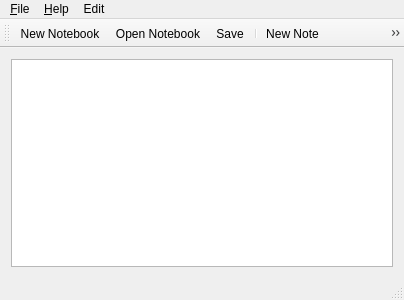
<?xml version="1.0" encoding="UTF-8"?>
<ui version="4.0">
 <class>MainWindow</class>
 <widget class="QMainWindow" name="MainWindow">
  <property name="geometry">
   <rect>
    <x>0</x>
    <y>0</y>
    <width>400</width>
    <height>300</height>
   </rect>
  </property>
  <property name="windowTitle">
   <string>Toynote</string>
  </property>
  <widget class="QWidget" name="centralWidget">
   <layout class="QGridLayout" name="gridLayout">
    <item row="0" column="0">
     <widget class="QTableView" name="notesView">
      <property name="minimumSize">
       <size>
        <width>382</width>
        <height>0</height>
       </size>
      </property>
      <property name="selectionBehavior">
       <enum>QAbstractItemView::SelectRows</enum>
      </property>
     </widget>
    </item>
   </layout>
  </widget>
  <widget class="QMenuBar" name="menuBar">
   <property name="geometry">
    <rect>
     <x>0</x>
     <y>0</y>
     <width>400</width>
     <height>21</height>
    </rect>
   </property>
   <widget class="QMenu" name="menuFile">
    <property name="title">
     <string>&amp;File</string>
    </property>
    <addaction name="actionNew_Notebook"/>
    <addaction name="actionOpen_Notebook"/>
    <addaction name="actionSave"/>
    <addaction name="actionSave_As"/>
    <addaction name="action_Save_As_Text"/>
    <addaction name="actionCloseNotebook"/>
    <addaction name="action_Exit"/>
   </widget>
   <widget class="QMenu" name="menuHelp">
    <property name="title">
     <string>&amp;Help</string>
    </property>
    <addaction name="actionAbout"/>
    <addaction name="actionVisit_eCourses"/>
    <addaction name="action_Lottery"/>
   </widget>
   <widget class="QMenu" name="menuEdit">
    <property name="title">
     <string>Edit</string>
    </property>
   </widget>
   <addaction name="menuFile"/>
   <addaction name="menuHelp"/>
   <addaction name="menuEdit"/>
  </widget>
  <widget class="QToolBar" name="mainToolBar">
   <attribute name="toolBarArea">
    <enum>TopToolBarArea</enum>
   </attribute>
   <attribute name="toolBarBreak">
    <bool>false</bool>
   </attribute>
   <addaction name="actionNew_Notebook"/>
   <addaction name="actionOpen_Notebook"/>
   <addaction name="actionSave"/>
   <addaction name="separator"/>
   <addaction name="actionNew_Note"/>
   <addaction name="actionDelete_Notes"/>
  </widget>
  <widget class="QStatusBar" name="statusBar"/>
  <action name="actionNew_Notebook">
   <property name="icon">
    <iconset resource="resources.qrc">
     <normaloff>:/icons/Notebook-new.svg</normaloff>:/icons/Notebook-new.svg</iconset>
   </property>
   <property name="text">
    <string>New Notebook</string>
   </property>
   <property name="toolTip">
    <string>Create a new notebook</string>
   </property>
   <property name="shortcut">
    <string>Ctrl+N</string>
   </property>
  </action>
  <action name="actionNew_Note">
   <property name="icon">
    <iconset resource="resources.qrc">
     <normaloff>:/icons/Note-add.svg</normaloff>:/icons/Note-add.svg</iconset>
   </property>
   <property name="text">
    <string>New Note</string>
   </property>
   <property name="toolTip">
    <string>Add a new note</string>
   </property>
  </action>
  <action name="actionDelete_Notes">
   <property name="icon">
    <iconset resource="resources.qrc">
     <normaloff>:/icons/Note-remove.svg</normaloff>:/icons/Note-remove.svg</iconset>
   </property>
   <property name="text">
    <string>Delete Notes</string>
   </property>
   <property name="toolTip">
    <string>Delete the selected note(s)</string>
   </property>
  </action>
  <action name="actionAbout">
   <property name="text">
    <string>&amp;About Toynote</string>
   </property>
  </action>
  <action name="actionSave">
   <property name="icon">
    <iconset resource="resources.qrc">
     <normaloff>:/icons/Notebook-save.svg</normaloff>:/icons/Notebook-save.svg</iconset>
   </property>
   <property name="text">
    <string>&amp;Save</string>
   </property>
   <property name="toolTip">
    <string>Save the notebook</string>
   </property>
   <property name="shortcut">
    <string>Ctrl+S</string>
   </property>
  </action>
  <action name="actionOpen_Notebook">
   <property name="icon">
    <iconset resource="resources.qrc">
     <normaloff>:/icons/Notebook-open.svg</normaloff>:/icons/Notebook-open.svg</iconset>
   </property>
   <property name="text">
    <string>&amp;Open Notebook</string>
   </property>
   <property name="toolTip">
    <string>Open a notebook</string>
   </property>
   <property name="shortcut">
    <string>Ctrl+O</string>
   </property>
  </action>
  <action name="actionCloseNotebook">
   <property name="text">
    <string>&amp;Close</string>
   </property>
   <property name="toolTip">
    <string>Close the notebook</string>
   </property>
   <property name="shortcut">
    <string>Esc</string>
   </property>
  </action>
  <action name="actionSave_As">
   <property name="icon">
    <iconset resource="resources.qrc">
     <normaloff>:/icons/Notebook-save-as.svg</normaloff>:/icons/Notebook-save-as.svg</iconset>
   </property>
   <property name="text">
    <string>Sa&amp;ve As</string>
   </property>
   <property name="toolTip">
    <string>Save the notebook to a chosen file</string>
   </property>
   <property name="shortcut">
    <string>Ctrl+Shift+S</string>
   </property>
  </action>
  <action name="actionVisit_eCourses">
   <property name="text">
    <string>&amp;Visit eCourses</string>
   </property>
  </action>
  <action name="action_Aboute_Toynote">
   <property name="text">
    <string>&amp;Aboute Toynote</string>
   </property>
  </action>
  <action name="action_Exit">
   <property name="text">
    <string>&amp;Exit</string>
   </property>
   <property name="shortcut">
    <string>Ctrl+Q</string>
   </property>
  </action>
  <action name="action_Save_As_Text">
   <property name="text">
    <string>&amp;Save As Text</string>
   </property>
   <property name="shortcut">
    <string>Alt+S</string>
   </property>
  </action>
  <action name="action_Lottery">
   <property name="text">
    <string>&amp;Lottery</string>
   </property>
  </action>
 </widget>
 <layoutdefault spacing="6" margin="11"/>
 <resources>
  <include location="resources.qrc"/>
 </resources>
 <connections>
  <connection>
   <sender>actionAbout</sender>
   <signal>triggered()</signal>
   <receiver>MainWindow</receiver>
   <slot>displayAbout()</slot>
   <hints>
    <hint type="sourcelabel">
     <x>-1</x>
     <y>-1</y>
    </hint>
    <hint type="destinationlabel">
     <x>199</x>
     <y>149</y>
    </hint>
   </hints>
  </connection>
  <connection>
   <sender>actionSave</sender>
   <signal>triggered()</signal>
   <receiver>MainWindow</receiver>
   <slot>saveNotebook()</slot>
   <hints>
    <hint type="sourcelabel">
     <x>-1</x>
     <y>-1</y>
    </hint>
    <hint type="destinationlabel">
     <x>199</x>
     <y>149</y>
    </hint>
   </hints>
  </connection>
  <connection>
   <sender>actionOpen_Notebook</sender>
   <signal>triggered()</signal>
   <receiver>MainWindow</receiver>
   <slot>openNotebook()</slot>
   <hints>
    <hint type="sourcelabel">
     <x>-1</x>
     <y>-1</y>
    </hint>
    <hint type="destinationlabel">
     <x>199</x>
     <y>149</y>
    </hint>
   </hints>
  </connection>
  <connection>
   <sender>actionCloseNotebook</sender>
   <signal>triggered()</signal>
   <receiver>MainWindow</receiver>
   <slot>closeNotebook()</slot>
   <hints>
    <hint type="sourcelabel">
     <x>-1</x>
     <y>-1</y>
    </hint>
    <hint type="destinationlabel">
     <x>199</x>
     <y>149</y>
    </hint>
   </hints>
  </connection>
  <connection>
   <sender>actionNew_Notebook</sender>
   <signal>triggered()</signal>
   <receiver>MainWindow</receiver>
   <slot>newNotebook()</slot>
   <hints>
    <hint type="sourcelabel">
     <x>-1</x>
     <y>-1</y>
    </hint>
    <hint type="destinationlabel">
     <x>199</x>
     <y>149</y>
    </hint>
   </hints>
  </connection>
  <connection>
   <sender>actionSave_As</sender>
   <signal>triggered()</signal>
   <receiver>MainWindow</receiver>
   <slot>saveNotebookAs()</slot>
   <hints>
    <hint type="sourcelabel">
     <x>-1</x>
     <y>-1</y>
    </hint>
    <hint type="destinationlabel">
     <x>199</x>
     <y>149</y>
    </hint>
   </hints>
  </connection>
  <connection>
   <sender>actionNew_Note</sender>
   <signal>triggered()</signal>
   <receiver>MainWindow</receiver>
   <slot>newNote()</slot>
   <hints>
    <hint type="sourcelabel">
     <x>-1</x>
     <y>-1</y>
    </hint>
    <hint type="destinationlabel">
     <x>199</x>
     <y>149</y>
    </hint>
   </hints>
  </connection>
  <connection>
   <sender>actionDelete_Notes</sender>
   <signal>triggered()</signal>
   <receiver>MainWindow</receiver>
   <slot>deleteNotes()</slot>
   <hints>
    <hint type="sourcelabel">
     <x>-1</x>
     <y>-1</y>
    </hint>
    <hint type="destinationlabel">
     <x>199</x>
     <y>149</y>
    </hint>
   </hints>
  </connection>
  <connection>
   <sender>actionVisit_eCourses</sender>
   <signal>triggered()</signal>
   <receiver>MainWindow</receiver>
   <slot>displayVisit()</slot>
   <hints>
    <hint type="sourcelabel">
     <x>-1</x>
     <y>-1</y>
    </hint>
    <hint type="destinationlabel">
     <x>199</x>
     <y>149</y>
    </hint>
   </hints>
  </connection>
  <connection>
   <sender>action_Exit</sender>
   <signal>triggered()</signal>
   <receiver>MainWindow</receiver>
   <slot>Exit()</slot>
   <hints>
    <hint type="sourcelabel">
     <x>-1</x>
     <y>-1</y>
    </hint>
    <hint type="destinationlabel">
     <x>199</x>
     <y>149</y>
    </hint>
   </hints>
  </connection>
  <connection>
   <sender>action_Save_As_Text</sender>
   <signal>triggered()</signal>
   <receiver>MainWindow</receiver>
   <slot>saveNotebookAsText()</slot>
   <hints>
    <hint type="sourcelabel">
     <x>-1</x>
     <y>-1</y>
    </hint>
    <hint type="destinationlabel">
     <x>199</x>
     <y>149</y>
    </hint>
   </hints>
  </connection>
  <connection>
   <sender>action_Lottery</sender>
   <signal>triggered()</signal>
   <receiver>MainWindow</receiver>
   <slot>LotteryResult()</slot>
   <hints>
    <hint type="sourcelabel">
     <x>-1</x>
     <y>-1</y>
    </hint>
    <hint type="destinationlabel">
     <x>199</x>
     <y>149</y>
    </hint>
   </hints>
  </connection>
 </connections>
 <slots>
  <slot>displayAbout()</slot>
  <slot>saveNotebook()</slot>
  <slot>openNotebook()</slot>
  <slot>newNotebook()</slot>
  <slot>closeNotebook()</slot>
  <slot>saveNotebookAs()</slot>
  <slot>newNote()</slot>
  <slot>deleteNotes()</slot>
  <slot>visitUrl()</slot>
  <slot>displayVisit()</slot>
  <slot>Exit()</slot>
  <slot>saveNotebookAsText()</slot>
  <slot>LotteryResult()</slot>
 </slots>
</ui>
